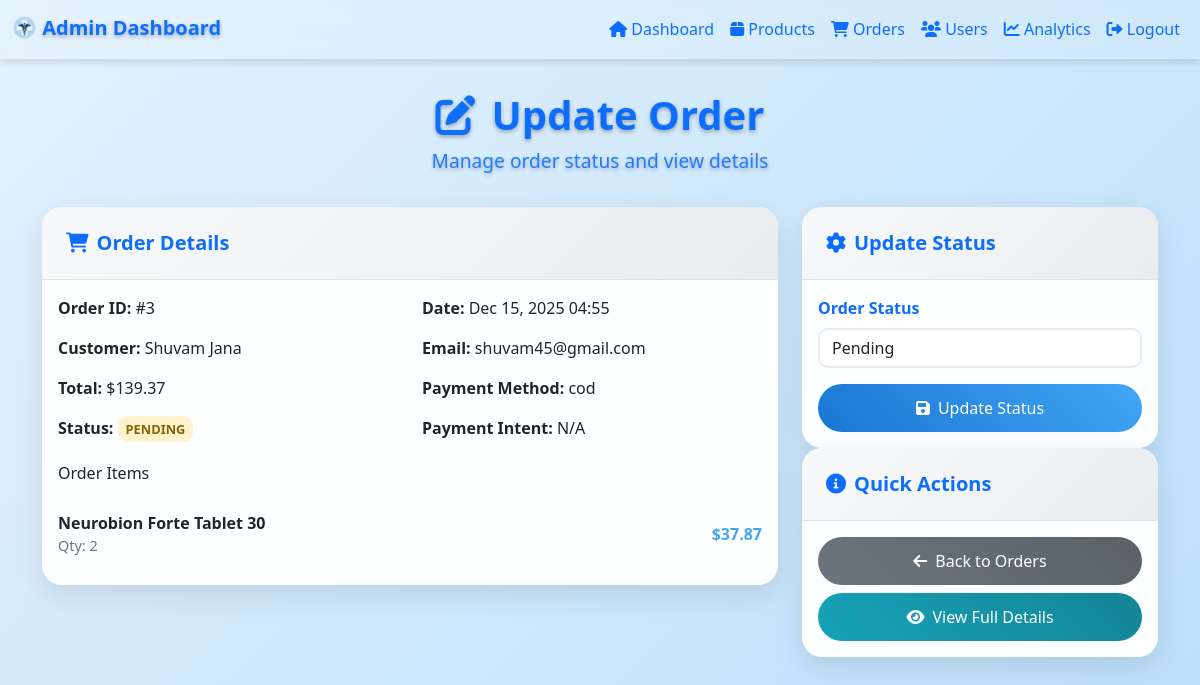
/admin/update_order.php?id=3 (signed in), run on the app's committed database.
### tables this page shows
CREATE TABLE `orders` (
  `id` int(11) NOT NULL,
  `user_id` int(11) DEFAULT NULL,
  `total` decimal(10,2) NOT NULL,
  `status` enum('pending','shipped','delivered') DEFAULT 'pending',
  `payment_intent_id` varchar(255) DEFAULT NULL,
  `created_at` timestamp NOT NULL DEFAULT current_timestamp(),
  `payment_method` varchar(50) DEFAULT 'COD',
  `shipping_cost` decimal(10,2) DEFAULT 0.00,
  `tax_amount` decimal(10,2) DEFAULT 0.00,
  `billing_name` varchar(255) DEFAULT NULL,
  `billing_email` varchar(255) DEFAULT NULL,
  `billing_phone` varchar(20) DEFAULT NULL,
  `billing_address` text DEFAULT NULL,
  `billing_city` varchar(100) DEFAULT NULL,
  `billing_state` varchar(100) DEFAULT NULL,
  `billing_pincode` varchar(20) DEFAULT NULL,
  `shipping_name` varchar(255) DEFAULT NULL,
  `shipping_phone` varchar(20) DEFAULT NULL,
  `shipping_address` text DEFAULT NULL,
  `shipping_city` varchar(100) DEFAULT NULL,
  `shipping_state` varchar(100) DEFAULT NULL,
  `shipping_pincode` varchar(20) DEFAULT NULL,
  `updated_at` timestamp NOT NULL DEFAULT current_timestamp() ON UPDATE current_timestamp()
);

CREATE TABLE `users` (
  `id` int(11) NOT NULL,
  `name` varchar(255) NOT NULL,
  `email` varchar(255) NOT NULL,
  `password` varchar(255) NOT NULL,
  `role` enum('user','admin') DEFAULT 'user',
  `address` text DEFAULT NULL,
  `phone` varchar(20) DEFAULT NULL,
  `created_at` timestamp NOT NULL DEFAULT current_timestamp()
);

CREATE TABLE `order_items` (
  `id` int(11) NOT NULL,
  `order_id` int(11) DEFAULT NULL,
  `product_id` int(11) DEFAULT NULL,
  `quantity` int(11) NOT NULL,
  `price` decimal(10,2) NOT NULL
);

CREATE TABLE `products` (
  `id` int(11) NOT NULL,
  `name` varchar(255) NOT NULL,
  `description` text DEFAULT NULL,
  `price` decimal(10,2) NOT NULL,
  `category` varchar(255) DEFAULT NULL,
  `stock` int(11) NOT NULL,
  `image` varchar(255) DEFAULT NULL,
  `created_at` timestamp NOT NULL DEFAULT current_timestamp(),
  `subcategory` varchar(100) DEFAULT NULL,
  `manufacturer` varchar(255) DEFAULT NULL,
  `mrp` decimal(10,2) DEFAULT NULL,
  `discount_percent` int(11) DEFAULT NULL,
  `features` text DEFAULT NULL,
  `composition` text DEFAULT NULL,
  `key_uses` text DEFAULT NULL,
  `how_to_use` text DEFAULT NULL,
  `safety_information` text DEFAULT NULL,
  `additional_information` text DEFAULT NULL,
  `faq` text DEFAULT NULL,
  `certified_writer` varchar(255) DEFAULT NULL,
  `certified_writer_title` varchar(255) DEFAULT NULL,
  `certified_reviewer` varchar(255) DEFAULT NULL,
  `certified_reviewer_title` varchar(255) DEFAULT NULL,
  `manufacturer_details` text DEFAULT NULL,
  `disclaimer` text DEFAULT NULL
);

### admin/update_order.php (the view, shortened to what this page needs)
<?php
include '../config/db.php';
$orderId = isset($_GET['id']) ? (int)$_GET['id'] : 0;
$order = null;
$orderItems = [];
if ($orderId > 0) {
    $stmt = $conn->prepare("SELECT * FROM orders WHERE id = ?");
    $stmt->bind_param("i", $orderId);
    $stmt->execute();
    $result = $stmt->get_result();
    $order = $result->fetch_assoc();
    if ($order) {
        $stmt = $conn->prepare("SELECT name, email FROM users WHERE id = ?");
        $stmt->bind_param("i", $order['user_id']);
        $stmt->execute();
        $result = $stmt->get_result();
        $user = $result->fetch_assoc();
        $stmt = $conn->prepare("SELECT oi.*, p.name as product_name FROM order_items oi JOIN products p ON oi.product_id = p.id WHERE oi.order_id = ?");
        $stmt->bind_param("i", $orderId);
        $stmt->execute();
        $result = $stmt->get_result();
        while ($row = $result->fetch_assoc()) {
            $orderItems[] = $row;
        }
    } else {
        $error = "Order not found.";
    }
} else {
    $error = "Invalid order ID.";
}
?>
<!DOCTYPE html>
<html lang="en">
<head>
    <link href="https://cdn.jsdelivr.net/npm/bootstrap@5.3.0/dist/css/bootstrap.min.css" rel="stylesheet">
    <link rel="stylesheet" href="https://cdnjs.cloudflare.com/ajax/libs/font-awesome/6.0.0/css/all.min.css">
    <link rel="stylesheet" href="https://cdnjs.cloudflare.com/ajax/libs/animate.css/4.1.1/animate.min.css">
    <link rel="stylesheet" href="../assets/update_order.css">
</head>
<body>
    <?php include 'header.php'; ?>
    <div class="container dashboard-container">
        <div class="welcome-message animate__animated animate__fadeInUp">
            <h1><i class="fas fa-edit me-3"></i>Update Order</h1>
            <p>Manage order status and view details</p>
        </div>
        <?php if ($order): ?>
            <div class="row">
                <div class="col-md-8 mb-4">
                    <div class="card order-card animate__animated animate__zoomIn animate__delay-1s">
                        <div class="card-header">
                            <h5 class="mb-0"><i class="fas fa-shopping-cart me-2"></i>Order Details</h5>
                        </div>
                        <div class="card-body">
                            <div class="row mb-3">
                                <div class="col-md-6">
                                    <strong>Order ID:</strong> #<?php echo $order['id']; ?>
                                </div>
                                <div class="col-md-6">
                                    <strong>Date:</strong> <?php echo date('M d, Y H:i', strtotime($order['created_at'])); ?>
                                </div>
                            </div>
                            <?php if ($user): ?>
                                <div class="row mb-3">
                                    <div class="col-md-6">
                                        <strong>Customer:</strong> <?php echo htmlspecialchars($user['name']); ?>
                                    </div>
                                    <div class="col-md-6">
                                        <strong>Email:</strong> <?php echo htmlspecialchars($user['email']); ?>
                                    </div>
                                </div>
                            <?php endif; ?>
                            <div class="row mb-3">
                                <div class="col-md-6">
                                    <strong>Total:</strong> $<?php echo number_format($order['total'], 2); ?>
                                </div>
                                <div class="col-md-6">
                                    <strong>Payment Method:</strong> <?php echo htmlspecialchars($order['payment_method'] ?? 'N/A'); ?>
                                </div>
                            </div>
                            <div class="row mb-3">
                                <div class="col-md-6">
                                    <strong>Status:</strong>
                                    <span class="status-badge status-<?php echo strtolower($order['status']); ?>">
                                        <?php echo ucfirst($order['status']); ?>
                                    </span>
                                </div>
                                <div class="col-md-6">
                                    <strong>Payment Intent:</strong> <?php echo htmlspecialchars($order['payment_intent_id'] ?? 'N/A'); ?>
                                </div>
                            </div>
                            <h6 class="mt-4 mb-3">Order Items</h6>
                            <div class="order-items">
                                <?php foreach ($orderItems as $item): ?>
                                    <div class="order-item">
                                        <div class="item-info">
                                            <strong><?php echo htmlspecialchars($item['product_name']); ?></strong>
                                            <span class="quantity">Qty: <?php echo $item['quantity']; ?></span>
                                        </div>
                                        <div class="item-price">$<?php echo number_format($item['price'], 2); ?></div>
                                    </div>
                                <?php endforeach; ?>
                            </div>
                        </div>
                    </div>
                </div>
                <div class="col-md-4 mb-4">
                    <div class="card update-card animate__animated animate__zoomIn animate__delay-2s">
                        <div class="card-header">
                            <h5 class="mb-0"><i class="fas fa-cog me-2"></i>Update Status</h5>
                        </div>
                        <div class="card-body">
                            <form method="POST">
                                <div class="mb-3">
                                    <label for="status" class="form-label">Order Status</label>
                                    <select class="form-control" id="status" name="status" required>
                                        <option value="pending" <?php echo $order['status'] === 'pending' ? 'selected' : ''; ?>>Pending</option>
                                    </select>
                                </div>
                                <button type="submit" class="btn btn-primary w-100">
                                    <i class="fas fa-save me-2"></i>Update Status
                                </button>
                            </form>
                        </div>
                    </div>
                    <div class="card info-card animate__animated animate__zoomIn animate__delay-3s">
                        <div class="card-header">
                            <h5 class="mb-0"><i class="fas fa-info-circle me-2"></i>Quick Actions</h5>
                        </div>
                        <div class="card-body">
                            <a href="manage_orders.php" class="btn btn-secondary w-100 mb-2">
                                <i class="fas fa-arrow-left me-2"></i>Back to Orders
                            </a>
                            <a href="view_order.php?id=<?php echo $orderId; ?>" class="btn btn-info w-100">
                                <i class="fas fa-eye me-2"></i>View Full Details
                            </a>
                        </div>
                    </div>
                </div>
            </div>
        <?php endif; ?>
    </div>
</body>
</html>

### assets/update_order.css (style rules this page uses)
body { background: linear-gradient(135deg, #e3f2fd 0%, #bbdefb 100%); font-family: 'Segoe UI', Tahoma, Geneva, Verdana, sans-serif; min-height: 100vh; overflow-x: hidden; }
.dashboard-container { margin-top: 2rem; }
.card { background: rgba(255, 255, 255, 0.95); border: none; border-radius: 20px; box-shadow: 0 10px 30px rgba(0, 0, 0, 0.1); transition: all 0.4s cubic-bezier(0.175, 0.885, 0.32, 1.275); overflow: hidden; position: relative; }
.card::before { content: ''; position: absolute; top: 0; left: 0; right: 0; height: 4px; background: linear-gradient(90deg, #1976d2, #42a5f5); transform: scaleX(0); transition: transform 0.3s ease; }
.card-header { background: linear-gradient(135deg, #f8f9fa, #e9ecef); border-bottom: 1px solid #dee2e6; padding: 1.5rem; }
.card-header h5 { color: #0d6efd; font-weight: 600; margin: 0; }
.status-badge { padding: 0.25rem 0.5rem; border-radius: 10px; font-size: 0.8rem; font-weight: 600; text-transform: uppercase; }
.status-pending { background: #fff3cd; color: #856404; }
.order-items { max-height: 300px; overflow-y: auto; }
.order-item { display: flex; justify-content: space-between; align-items: center; padding: 0.75rem 0; border-bottom: 1px solid #e9ecef; }
.order-item:last-child { border-bottom: none; }
.item-info { display: flex; flex-direction: column; }
.quantity { font-size: 0.9rem; color: #6c757d; }
.item-price { font-weight: 600; color: #42a5f5; }
.btn-primary { background: linear-gradient(45deg, #1976d2, #42a5f5); border: none; border-radius: 25px; padding: 0.75rem 1.5rem; transition: all 0.3s ease; position: relative; overflow: hidden; color: #fff; }
.btn-secondary { background: linear-gradient(45deg, #6c757d, #5a6268); border: none; border-radius: 25px; padding: 0.75rem 1.5rem; transition: all 0.3s ease; color: #fff; }
.btn-info { background: linear-gradient(45deg, #17a2b8, #138496); border: none; border-radius: 25px; padding: 0.75rem 1.5rem; transition: all 0.3s ease; color: #fff; }
.form-control { border-radius: 10px; border: 2px solid #e9ecef; transition: border-color 0.3s ease, box-shadow 0.3s ease; }
.form-label { color: #0d6efd; font-weight: 600; }
.welcome-message { color: #fff; text-align: center; margin-bottom: 2rem; text-shadow: 0 2px 4px rgba(0, 0, 0, 0.3); }
.welcome-message h1 { font-size: 2.5rem; margin-bottom: 0.5rem; font-weight: 600; color: #0d6efd; }
.welcome-message p { font-size: 1.2rem; opacity: 0.9; color: #0d6efd; }

### data on the page
orders: id "3", created_at "Dec 15, 2025 04:55", total "139.37", payment_method "cod", status "PENDING", payment_intent "N/A", status "Pending"
users: name "Shuvam Jana", email "shuvam45@gmail.com"
order_items: product.name "Neurobion Forte Tablet 30", quantity "2", price "37.87"
